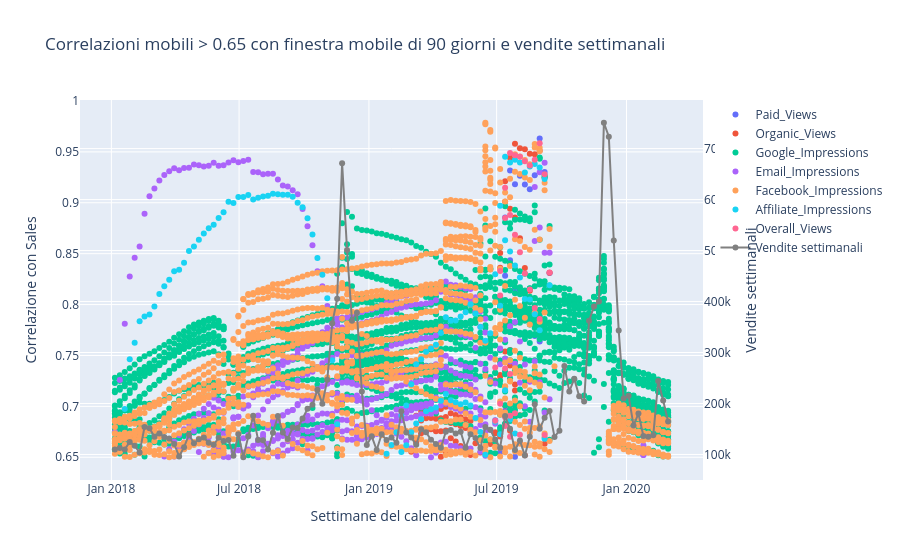

The notebook cell this image was saved under:
### Markdown cell above
# Spiegazione del grafico precedente

## Dove e come sono distribuite le correlazioni tra il tipo di Impression e le vendite che hanno una correlazione maggiore di 0.8?

Il grafico mostra la **correlazione mobile** tra diverse metriche (come le visualizzazioni delle email, le impression su Google, Facebook, e altre) e le **vendite settimanali**. La correlazione mobile viene calcolata utilizzando una finestra di **90 giorni**, che corrisponde a circa tre mesi. Il filtro applicato seleziona solo i periodi in cui la correlazione è maggiore di **0.8**, per evidenziare i momenti in cui la relazione tra la metrica e le vendite è particolarmente forte.

### Descrizione del grafico:
- **Ogni punto** nel grafico rappresenta il valore della correlazione mobile tra una metrica specifica (ad esempio, le impression su Google, le visualizzazioni organiche su YouTube, ecc.) e le vendite settimanali. La correlazione mobile è calcolata su una finestra mobile di 90 giorni.
- **L'asse X** mostra le settimane del calendario, tratte dalla colonna **Calendar_Week** del DataFrame. Ogni punto sulla linea corrisponde al valore della correlazione in una settimana specifica.
- **L'asse Y** rappresenta il valore della correlazione tra la metrica e le vendite, con valori che variano da -1 (correlazione negativa) a +1 (correlazione positiva).
- **Solo i punti con correlazione superiore a 0.8** sono visualizzati nel grafico, grazie a un filtro che seleziona i periodi con una correlazione significativamente alta. Questo aiuta a concentrarsi sui momenti in cui la relazione tra la metrica e le vendite è particolarmente forte.
- **Le linee nel grafico** permettono di osservare come la correlazione tra la metrica e le vendite cambi nel tempo. Ogni picco o discesa della linea indica una variazione nell'intensità di questa relazione.
- **La legenda** indica quale metrica corrisponde a ciascuna linea, rendendo facile l'identificazione di metriche come Google, Facebook, Paid_Views, ecc.

### Osservazioni:
- Alcune metriche, come le **visualizzazioni su Google**, le **Email** e **Facebook**, mostrano una correlazione costante e forte con le vendite, suggerendo che questi canali influenzano significativamente le vendite nel tempo.
- Altre metriche, come **Paid_Views** e **Organic_Views**, mostrano picchi di correlazione in periodi specifici. Questo suggerisce che l'impatto di queste variabili sulle vendite può essere più episodico, influenzando le vendite solo in momenti particolari.
- Il grafico aiuta a identificare **i picchi di correlazione**, che potrebbero rappresentare i periodi in cui una metrica ha avuto un'influenza maggiore sulle vendite. Questi picchi potrebbero corrispondere a eventi particolari, come promozioni speciali o stagioni di alta domanda.

### Conclusioni:
In sintesi, questo grafico fornisce una **visualizzazione chiara** della **correlazione dinamica** tra le diverse metriche e le vendite settimanali. Il filtro per **correlazioni superiori a 0.8** permette di concentrarsi sui momenti in cui la relazione tra una metrica e le vendite è particolarmente forte, evidenziando tendenze e picchi significativi. Questa analisi aiuta a comprendere meglio come le diverse attività di marketing influenzino le vendite e offre spunti utili per prendere decisioni strategiche più mirate.

&nbsp;

### Code cell
# Lista delle metriche da visualizzare
colonne = df.columns[2:9]  # Selezioniamo le colonne (dal secondo all'ottavo) del DataFrame 'df' per calcolare la correlazione

# Calcolo dinamico delle correlazioni mobili
rolling_data = []  # Lista che conterrà i dati di correlazione mobile per ogni metrica

window_size = 90  # Impostiamo la finestra mobile dinamica (può essere facilmente cambiata in seguito)

# Ciclo per calcolare la correlazione mobile per ogni colonna selezionata
for col in colonne:
    try:
        # Calcolare la correlazione mobile tra la metrica corrente e le vendite, usando una finestra di 'window_size'
        rolling_corr = df['Sales'].rolling(window=window_size).corr(df[col])

        # Applicare una maschera per selezionare solo i valori di correlazione maggiori di un determinato valore (0.65 in questo caso)
        corr = 0.65
        mask = (rolling_corr > corr)  # Maschera che seleziona i valori di correlazione maggiori di 0.65

        # Indici validi dove la maschera è True
        valid_indices = rolling_corr.index[mask]

        # Estraiamo le correlazioni valide e le settimane corrispondenti
        valid_corr = rolling_corr.loc[valid_indices]
        valid_weeks = df.loc[valid_indices, 'Calendar_Week']

        # Aggiungere solo i dati validi alla lista rolling_data
        if not valid_corr.empty:
            rolling_data.append({
                "column": col,  # Nome della metrica
                "week": valid_weeks,  # Le settimane corrispondenti
                "rolling_corr": valid_corr  # Le correlazioni calcolate
            })
    except Exception as e:
        # Se si verifica un errore durante il calcolo della correlazione, stampiamo un messaggio di errore
        print(f"Errore con la metrica '{col}': {e}")

# Creazione di un DataFrame per visualizzare i risultati con Plotly
filtered_df = pd.DataFrame({
    "week": [],  # Colonna vuota per le settimane
    "rolling_corr": [],  # Colonna vuota per le correlazioni
    "column": []  # Colonna vuota per il nome della metrica
})

# Combinazione di tutti i dati calcolati in un unico DataFrame per Plotly
for data in rolling_data:
    # Per ogni set di dati calcolati, creiamo un DataFrame temporaneo
    temp_df = pd.DataFrame({
        "week": data["week"],  # Set di settimane
        "rolling_corr": data["rolling_corr"],  # Correlazioni mobili
        "column": [data["column"]] * len(data["rolling_corr"])  # Ripetiamo il nome della metrica per ogni settimana
    })
    # Aggiungiamo il DataFrame temporaneo a filtered_df
    filtered_df = pd.concat([filtered_df, temp_df], ignore_index=True)

# Calcolare l'andamento settimanale delle vendite medie
weekly_sales = df.groupby('Calendar_Week')['Sales'].mean().reset_index()  # Raggruppiamo per settimana e calcoliamo la media delle vendite
weekly_sales.rename(columns={"Sales": "weekly_mean_sales"}, inplace=True)  # Rinominiamo la colonna delle vendite

# Creazione del grafico combinato
fig = go.Figure()  # Creiamo una figura vuota per aggiungere i tracciati

# Aggiungiamo uno scatter plot per ogni metrica e la sua correlazione mobile
for col in filtered_df['column'].unique():
    # Filtriamo i dati per ogni metrica
    col_df = filtered_df[filtered_df['column'] == col]
    # Aggiungiamo il tracciato (scatter plot) per la metrica corrente
    fig.add_trace(go.Scatter(
        x=col_df['week'],  # Le settimane
        y=col_df['rolling_corr'],  # Le correlazioni mobili
        mode='markers',  # Utilizziamo marker per visualizzare i punti
        name=col  # Nome della metrica
    ))

# Aggiungiamo la linea delle vendite settimanali su un asse Y separato
fig.add_trace(go.Scatter(
    x=weekly_sales["Calendar_Week"],  # Le settimane
    y=weekly_sales["weekly_mean_sales"],  # Le vendite settimanali medie
    mode='lines+markers',  # Linea con marcatori per visualizzare i punti
    name="Vendite settimanali",  # Nome della serie
    yaxis="y2",  # Asse Y separato per le vendite
    line=dict(color="grey")  # Colore grigio per la linea delle vendite
))

# Aggiorniamo il layout per aggiungere una seconda scala Y per le vendite settimanali
fig.update_layout(
    title=f"Correlazioni mobili > {corr} con finestra mobile di {window_size} giorni e vendite settimanali",  # Titolo del grafico
    xaxis_title="Settimane del calendario",  # Etichetta per l'asse X
    yaxis=dict(
        title="Correlazione con Sales",  # Etichetta per l'asse Y delle correlazioni
        side="left"  # Posizione a sinistra dell'asse Y
    ),
    yaxis2=dict(
        title="Vendite settimanali",  # Etichetta per la seconda Y
        overlaying="y",  # Sovrappone il secondo asse Y al primo
        side="right"  # Posizione a destra per il secondo asse Y
    ),
    showlegend=True  # Mostriamo la legenda
)

# Mostriamo il grafico
fig.show()  # Visualizziamo il grafico interattivo

### Figure 1 — Plotly figure (JSON) as saved in the notebook; plotly's stock layout.template omitted (floating-point values rounded to 4 significant figures; data arrays with more than 128 entries replaced by an {"elided": "..."} marker saying what was removed)
{"data": [{"mode": "markers", "name": "Paid_Views", "type": "scatter", "x": ["2019-06-29T00:00:00", "2019-07-06T00:00:00", "2019-07-13T00:00:00", "2019-07-20T00:00:00", "2019-07-27T00:00:00", "2019-08-03T00:00:00", "2019-08-10T00:00:00", "2019-08-17T00:00:00", "2019-08-24T00:00:00", "2019-08-31T00:00:00", "2019-09-07T00:00:00", "2019-09-14T00:00:00", "2019-07-06T00:00:00", "2019-07-13T00:00:00", "2019-07-20T00:00:00", "2019-07-27T00:00:00", "2019-08-03T00:00:00", "2019-08-10T00:00:00", "2019-08-17T00:00:00", "2019-08-24T00:00:00", "2019-08-31T00:00:00", "2019-07-06T00:00:00", "2019-07-13T00:00:00", "2019-07-20T00:00:00", "2019-07-27T00:00:00"], "y": [0.6864, 0.7945, 0.8856, 0.9318, 0.9183, 0.9265, 0.9179, 0.9134, 0.927, 0.9632, 0.9302, 0.8309, 0.745, 0.8284, 0.8437, 0.8152, 0.8125, 0.7965, 0.7839, 0.769, 0.7638, 0.6549, 0.6957, 0.6973, 0.6506]}, {"mode": "markers", "name": "Organic_Views", "type": "scatter", "x": ["2019-03-02T00:00:00", "2019-03-09T00:00:00", "2019-03-16T00:00:00", "2019-03-23T00:00:00", "2019-03-30T00:00:00", "2019-04-06T00:00:00", "2019-04-13T00:00:00", "2019-04-20T00:00:00", "2019-04-27T00:00:00", "2019-05-04T00:00:00", "2019-05-11T00:00:00", "2019-05-18T00:00:00", "2019-05-25T00:00:00", "2019-06-01T00:00:00", "2019-06-08T00:00:00", "2019-06-22T00:00:00", "2019-06-29T00:00:00", "2019-07-06T00:00:00", "2019-07-13T00:00:00", "2019-07-20T00:00:00", "2019-07-27T00:00:00", "2019-08-03T00:00:00", "2019-08-10T00:00:00", "2019-08-17T00:00:00", "2019-08-24T00:00:00", "2019-08-31T00:00:00", "2019-09-07T00:00:00", "2019-09-14T00:00:00", "2019-03-09T00:00:00", "2019-03-16T00:00:00", "2019-03-23T00:00:00", "2019-03-30T00:00:00", "2019-04-06T00:00:00", "2019-04-13T00:00:00", "2019-04-20T00:00:00", "2019-04-27T00:00:00", "2019-05-04T00:00:00", "2019-05-11T00:00:00", "2019-05-18T00:00:00", "2019-05-25T00:00:00", "2019-06-29T00:00:00", "2019-07-06T00:00:00", "2019-07-13T00:00:00", "2019-07-20T00:00:00", "2019-07-27T00:00:00", "2019-08-03T00:00:00", "2019-07-06T00:00:00", "2019-07-13T00:00:00", "2019-07-20T00:00:00", "2019-03-09T00:00:00", "2019-03-16T00:00:00", "2019-03-23T00:00:00", "2019-03-30T00:00:00", "2019-04-06T00:00:00", "2019-04-13T00:00:00", "2019-04-20T00:00:00", "2019-04-27T00:00:00", "2019-05-04T00:00:00", "2019-05-11T00:00:00", "2019-05-18T00:00:00", "2019-05-25T00:00:00", "2019-06-01T00:00:00", "2019-06-29T00:00:00", "2019-07-06T00:00:00", "2019-07-13T00:00:00", "2019-07-20T00:00:00", "2019-07-27T00:00:00", "2019-08-03T00:00:00", "2019-08-10T00:00:00", "2019-08-17T00:00:00", "2019-08-24T00:00:00", "2019-08-31T00:00:00", "2019-09-07T00:00:00", "2019-04-13T00:00:00", "2019-04-20T00:00:00", "2019-06-29T00:00:00", "2019-07-06T00:00:00", "2019-07-13T00:00:00", "2019-07-20T00:00:00", "2019-07-27T00:00:00", "2019-08-03T00:00:00", "2019-08-10T00:00:00"], "y": [0.6555, 0.6908, 0.6956, 0.6974, 0.6972, 0.6967, 0.6974, 0.6995, 0.6932, 0.6915, 0.6892, 0.6874, 0.6857, 0.6764, 0.6546, 0.6631, 0.7701, 0.8507, 0.9211, 0.9442, 0.958, 0.9536, 0.9525, 0.9481, 0.9478, 0.9512, 0.9249, 0.8312, 0.6642, 0.6735, 0.6779, 0.6775, 0.6756, 0.6755, 0.6762, 0.6687, 0.6655, 0.6611, 0.6567, 0.6522, 0.6736, 0.7307, 0.7818, 0.7554, 0.7215, 0.6639, 0.6704, 0.7009, 0.6761, 0.6776, 0.6862, 0.6882, 0.6886, 0.6879, 0.6883, 0.6895, 0.6837, 0.6825, 0.6806, 0.6787, 0.6752, 0.6638, 0.7255, 0.8362, 0.901, 0.8942, 0.8855, 0.8651, 0.836, 0.8137, 0.7906, 0.7725, 0.6632, 0.6504, 0.6541, 0.6746, 0.7294, 0.7539, 0.7401, 0.7156, 0.6913, 0.652]}, {"mode": "markers", "name": "Google_Impressions", "type": "scatter", "x": {"elided": "2120 str values"}, "y": {"elided": "2120 float values"}}, {"mode": "markers", "name": "Email_Impressions", "type": "scatter", "x": {"elided": "567 str values"}, "y": {"elided": "567 float values"}}, {"mode": "markers", "name": "Facebook_Impressions", "type": "scatter", "x": {"elided": "1416 str values"}, "y": {"elided": "1416 float values"}}, {"mode": "markers", "name": "Affiliate_Impressions", "type": "scatter", "x": ["2018-01-20T00:00:00", "2018-01-27T00:00:00", "2018-02-03T00:00:00", "2018-02-10T00:00:00", "2018-02-17T00:00:00", "2018-02-24T00:00:00", "2018-03-03T00:00:00", "2018-03-10T00:00:00", "2018-03-17T00:00:00", "2018-03-24T00:00:00", "2018-03-31T00:00:00", "2018-04-07T00:00:00", "2018-04-14T00:00:00", "2018-04-21T00:00:00", "2018-04-28T00:00:00", "2018-05-05T00:00:00", "2018-05-12T00:00:00", "2018-05-19T00:00:00", "2018-05-26T00:00:00", "2018-06-02T00:00:00", "2018-06-09T00:00:00", "2018-06-16T00:00:00", "2018-06-23T00:00:00", "2018-06-30T00:00:00", "2018-07-07T00:00:00", "2018-07-14T00:00:00", "2018-07-21T00:00:00", "2018-07-28T00:00:00", "2018-08-04T00:00:00", "2018-08-11T00:00:00", "2018-08-18T00:00:00", "2018-08-25T00:00:00", "2018-09-01T00:00:00", "2018-09-08T00:00:00", "2018-09-15T00:00:00", "2018-09-22T00:00:00", "2018-09-29T00:00:00", "2018-10-06T00:00:00", "2018-10-13T00:00:00", "2018-10-20T00:00:00", "2018-10-27T00:00:00", "2018-11-03T00:00:00", "2018-11-10T00:00:00", "2018-11-17T00:00:00", "2019-01-26T00:00:00", "2019-02-02T00:00:00", "2019-02-09T00:00:00", "2019-02-16T00:00:00", "2019-02-23T00:00:00", "2019-03-02T00:00:00", "2019-03-09T00:00:00", "2019-03-16T00:00:00", "2019-03-23T00:00:00", "2019-03-30T00:00:00", "2019-04-06T00:00:00", "2019-04-13T00:00:00", "2019-04-20T00:00:00", "2019-04-27T00:00:00", "2019-05-04T00:00:00", "2019-05-11T00:00:00", "2019-05-18T00:00:00", "2019-05-25T00:00:00", "2019-06-01T00:00:00", "2019-06-08T00:00:00", "2019-06-15T00:00:00", "2019-06-22T00:00:00", "2019-06-29T00:00:00", "2019-07-06T00:00:00", "2019-07-13T00:00:00", "2019-07-20T00:00:00", "2019-07-27T00:00:00", "2019-08-03T00:00:00", "2019-08-10T00:00:00", "2019-08-17T00:00:00", "2019-08-24T00:00:00", "2019-08-31T00:00:00", "2019-09-07T00:00:00", "2019-09-14T00:00:00", "2019-07-06T00:00:00", "2019-07-13T00:00:00", "2019-07-20T00:00:00", "2019-07-27T00:00:00", "2019-02-16T00:00:00", "2019-02-23T00:00:00", "2019-03-02T00:00:00", "2019-03-09T00:00:00", "2019-03-16T00:00:00", "2019-03-23T00:00:00", "2019-03-30T00:00:00", "2019-04-06T00:00:00", "2019-04-13T00:00:00", "2019-04-20T00:00:00", "2019-04-27T00:00:00", "2019-05-04T00:00:00", "2019-05-11T00:00:00", "2019-05-18T00:00:00", "2019-05-25T00:00:00", "2019-06-01T00:00:00", "2019-06-08T00:00:00", "2019-06-15T00:00:00", "2019-06-29T00:00:00", "2019-07-06T00:00:00", "2019-07-13T00:00:00", "2019-07-20T00:00:00", "2019-07-27T00:00:00", "2019-08-03T00:00:00", "2019-08-10T00:00:00", "2019-08-17T00:00:00", "2019-08-24T00:00:00", "2019-08-31T00:00:00", "2019-09-07T00:00:00"], "y": [0.6974, 0.7463, 0.7626, 0.7836, 0.7882, 0.7903, 0.798, 0.8104, 0.818, 0.8245, 0.8327, 0.8341, 0.8411, 0.8527, 0.8571, 0.8637, 0.8698, 0.875, 0.8783, 0.885, 0.8908, 0.901, 0.8999, 0.9056, 0.9056, 0.9078, 0.9033, 0.9049, 0.9062, 0.9069, 0.9088, 0.9085, 0.9079, 0.908, 0.906, 0.9001, 0.8956, 0.8848, 0.8689, 0.8457, 0.8294, 0.8062, 0.7453, 0.6824, 0.6535, 0.6621, 0.6746, 0.6908, 0.7007, 0.7217, 0.7415, 0.7464, 0.7536, 0.7568, 0.7604, 0.772, 0.7875, 0.784, 0.7844, 0.7882, 0.7925, 0.8002, 0.7913, 0.7781, 0.7645, 0.7717, 0.8297, 0.897, 0.9452, 0.9396, 0.9423, 0.9395, 0.9298, 0.9356, 0.9381, 0.9346, 0.9233, 0.8191, 0.6727, 0.7159, 0.6871, 0.6733, 0.6551, 0.6618, 0.6745, 0.6832, 0.6873, 0.6951, 0.6971, 0.699, 0.7054, 0.7122, 0.706, 0.7041, 0.7021, 0.7039, 0.7008, 0.6886, 0.6748, 0.6524, 0.6848, 0.7989, 0.8632, 0.8521, 0.8383, 0.8266, 0.8055, 0.8051, 0.7904, 0.7747, 0.6681]}, {"mode": "markers", "name": "Overall_Views", "type": "scatter", "x": ["2019-06-29T00:00:00", "2019-07-06T00:00:00", "2019-07-13T00:00:00", "2019-07-20T00:00:00", "2019-07-27T00:00:00", "2019-08-03T00:00:00", "2019-08-10T00:00:00", "2019-08-17T00:00:00", "2019-08-24T00:00:00", "2019-08-31T00:00:00", "2019-09-07T00:00:00", "2019-09-14T00:00:00", "2019-07-13T00:00:00", "2019-07-20T00:00:00", "2019-07-13T00:00:00", "2019-07-20T00:00:00", "2019-06-29T00:00:00", "2019-07-06T00:00:00", "2019-07-13T00:00:00", "2019-07-20T00:00:00", "2019-07-27T00:00:00", "2019-08-03T00:00:00", "2019-08-10T00:00:00", "2019-08-17T00:00:00", "2019-08-24T00:00:00", "2019-08-31T00:00:00", "2019-09-07T00:00:00", "2019-07-06T00:00:00", "2019-07-13T00:00:00", "2019-07-20T00:00:00", "2019-07-27T00:00:00", "2019-08-03T00:00:00"], "y": [0.7383, 0.8331, 0.9146, 0.9488, 0.9467, 0.9453, 0.9409, 0.9365, 0.9423, 0.9586, 0.9279, 0.8315, 0.6894, 0.6907, 0.6807, 0.6702, 0.6858, 0.8088, 0.8849, 0.8881, 0.8685, 0.8515, 0.8306, 0.8147, 0.7965, 0.7859, 0.672, 0.7026, 0.7372, 0.7318, 0.6933, 0.6721]}, {"line": {"color": "grey"}, "mode": "lines+markers", "name": "Vendite settimanali", "type": "scatter", "x": ["2018-01-06T00:00:00", "2018-01-13T00:00:00", "2018-01-20T00:00:00", "2018-01-27T00:00:00", "2018-02-03T00:00:00", "2018-02-10T00:00:00", "2018-02-17T00:00:00", "2018-02-24T00:00:00", "2018-03-03T00:00:00", "2018-03-10T00:00:00", "2018-03-17T00:00:00", "2018-03-24T00:00:00", "2018-03-31T00:00:00", "2018-04-07T00:00:00", "2018-04-14T00:00:00", "2018-04-21T00:00:00", "2018-04-28T00:00:00", "2018-05-05T00:00:00", "2018-05-12T00:00:00", "2018-05-19T00:00:00", "2018-05-26T00:00:00", "2018-06-02T00:00:00", "2018-06-09T00:00:00", "2018-06-16T00:00:00", "2018-06-23T00:00:00", "2018-06-30T00:00:00", "2018-07-07T00:00:00", "2018-07-14T00:00:00", "2018-07-21T00:00:00", "2018-07-28T00:00:00", "2018-08-04T00:00:00", "2018-08-11T00:00:00", "2018-08-18T00:00:00", "2018-08-25T00:00:00", "2018-09-01T00:00:00", "2018-09-08T00:00:00", "2018-09-15T00:00:00", "2018-09-22T00:00:00", "2018-09-29T00:00:00", "2018-10-06T00:00:00", "2018-10-13T00:00:00", "2018-10-20T00:00:00", "2018-10-27T00:00:00", "2018-11-03T00:00:00", "2018-11-10T00:00:00", "2018-11-17T00:00:00", "2018-11-24T00:00:00", "2018-12-01T00:00:00", "2018-12-08T00:00:00", "2018-12-15T00:00:00", "2018-12-22T00:00:00", "2018-12-29T00:00:00", "2019-01-05T00:00:00", "2019-01-12T00:00:00", "2019-01-19T00:00:00", "2019-01-26T00:00:00", "2019-02-02T00:00:00", "2019-02-09T00:00:00", "2019-02-16T00:00:00", "2019-02-23T00:00:00", "2019-03-02T00:00:00", "2019-03-09T00:00:00", "2019-03-16T00:00:00", "2019-03-23T00:00:00", "2019-03-30T00:00:00", "2019-04-06T00:00:00", "2019-04-13T00:00:00", "2019-04-20T00:00:00", "2019-04-27T00:00:00", "2019-05-04T00:00:00", "2019-05-11T00:00:00", "2019-05-18T00:00:00", "2019-05-25T00:00:00", "2019-06-01T00:00:00", "2019-06-08T00:00:00", "2019-06-15T00:00:00", "2019-06-22T00:00:00", "2019-06-29T00:00:00", "2019-07-06T00:00:00", "2019-07-13T00:00:00", "2019-07-20T00:00:00", "2019-07-27T00:00:00", "2019-08-03T00:00:00", "2019-08-10T00:00:00", "2019-08-17T00:00:00", "2019-08-24T00:00:00", "2019-08-31T00:00:00", "2019-09-07T00:00:00", "2019-09-14T00:00:00", "2019-09-21T00:00:00", "2019-09-28T00:00:00", "2019-10-05T00:00:00", "2019-10-12T00:00:00", "2019-10-19T00:00:00", "2019-10-26T00:00:00", "2019-11-02T00:00:00", "2019-11-09T00:00:00", "2019-11-16T00:00:00", "2019-11-23T00:00:00", "2019-11-30T00:00:00", "2019-12-07T00:00:00", "2019-12-14T00:00:00", "2019-12-21T00:00:00", "2019-12-28T00:00:00", "2020-01-04T00:00:00", "2020-01-11T00:00:00", "2020-01-18T00:00:00", "2020-01-25T00:00:00", "2020-02-01T00:00:00", "2020-02-08T00:00:00", "2020-02-15T00:00:00", "2020-02-22T00:00:00", "2020-02-29T00:00:00"], "y": [109700, 112700.0, 109900.0, 124400.0, 116900.0, 103900.0, 153900.0, 151500.0, 134600.0, 141100.0, 134400.0, 131200.0, 120700.0, 96140.0, 114300.0, 138900.0, 122187, 130000.0, 133200.0, 122900.0, 119000.0, 132600.0, 126300.0, 128500.0, 97480.0, 139800.0, 94550.0, 135000.0, 176000.0, 128200.0, 127700.0, 109700.0, 142700.0, 175500.0, 142920, 130600.0, 152900.0, 151800.0, 170400.0, 189600.0, 197300.0, 226800.0, 199700.0, 246600.0, 357200.0, 405400.0, 671500.0, 501000.0, 362300.0, 377900.0, 223300.0, 118400.0, 135700.0, 108800.0, 139600.0, 128300.0, 133400.0, 122800.0, 184800.0, 143000.0, 133400.0, 118900.0, 149700.0, 143500.0, 128878, 120600.0, 113300.0, 144500.0, 147800.0, 141200.0, 144700.0, 113000.0, 139600.0, 132200.0, 112700.0, 153700.0, 148300.0, 129256, 113300.0, 175300.0, 150400.0, 108900.0, 127600.0, 97770.0, 134900.0, 198400.0, 150300.0, 172100.0, 185100.0, 134500.0, 146700.0, 273700.0, 223800.0, 248400.0, 214300.0, 204100.0, 362500.0, 390000.0, 399900.0, 750700.0, 723400.0, 519500.0, 343000.0, 209700.0, 215200.0, 156981, 180200.0, 136100.0, 134700.0, 137900.0, 244100.0, 205800.0, 164700.0], "yaxis": "y2"}], "layout": {"showlegend": true, "title": {"text": "Correlazioni mobili > 0.65 con finestra mobile di 90 giorni e vendite settimanali"}, "xaxis": {"title": {"text": "Settimane del calendario"}}, "yaxis": {"side": "left", "title": {"text": "Correlazione con Sales"}}, "yaxis2": {"overlaying": "y", "side": "right", "title": {"text": "Vendite settimanali"}}}}
